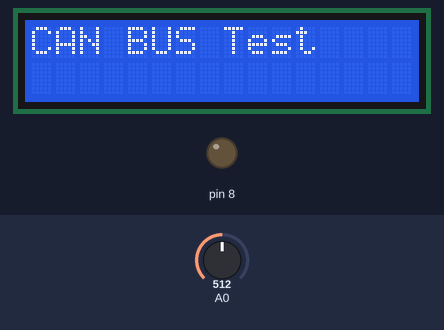
Bench run of a sketch on a simulated Arduino Uno, built with avr-gcc and run on an emulated ATmega328P. Parts: 16×2 character LCD, output pins drawn as LEDs (lit = HIGH). The inputs (shaded band) are chosen by the test bench; at power-on: A0 = 512. What the sketch prints to the serial monitor is not drawn.

Above: at 0.1 s.
At 1.1 s:
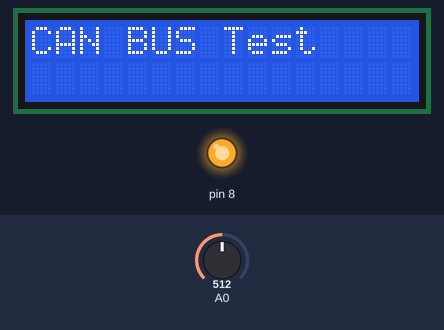
Timing chart, 0 to 129.6 s (numbered marks = the images above):
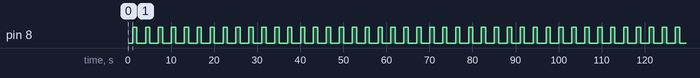

The sketch:

LiquidCrystal.ino
```cpp
#include<LiquidCrystal.h>

int sensorValue;

LiquidCrystal led(12, 11, 5, 4, 3, 2);

void setup()
{
  pinMode(8, OUTPUT);
  Serial.begin(9600);

  led.begin(16, 2);
  led.print("CAN BUS Test");
}

void loop()
{
  int buttonState = digitalRead(8);
  Serial.println(buttonState);
  delay(1000);

  digitalWrite(8, HIGH);
  delay(1000); // Wait for 1000 millisecond(s)
  digitalWrite(8, LOW);
  sensorValue = analogRead(A0);
  Serial.println(sensorValue);
  delay(1000);

}
```

Measured:
- by itself, pin 8: alternates HIGH for 1.0 s and LOW for 2.0 s
